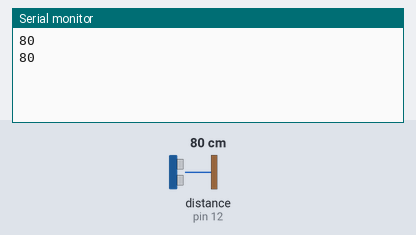
A sketch run on a simulated Arduino Uno, built with avr-gcc and run on an emulated ATmega328P. Shown: the last lines printed to the serial monitor. Wiring (inferred from the names in the program): ultrasonic range finder: trigger pin 13; echo pin 12. The inputs (shaded band) are chosen by the test bench; at power-on: distance to the obstacle (sensor on pin 12) 80 cm. The echo pulse lasts 58.3 µs per cm.

Above: at 5.8 s.
5.9 s: distance to the obstacle (sensor on pin 12) set to 2 cm
At 11.4 s:
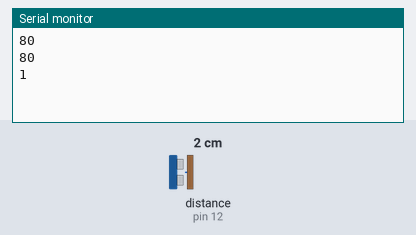
11.9 s: distance to the obstacle (sensor on pin 12) set to 4 cm
At 16.4 s:
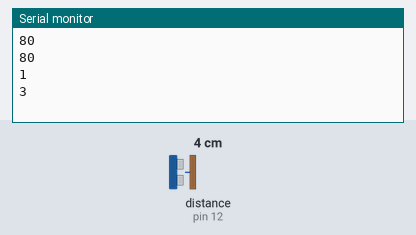
Timing chart, 0 to 17.9 s (numbered marks = the images above; inputs shaded):
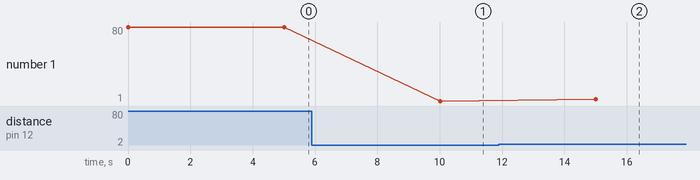

The sketch:

sketch_jun01a.ino
```cpp
#define trigPin 13
#define echoPin 12

void setup()
{
 Serial.begin(9600);
 pinMode(trigPin, OUTPUT);
 pinMode(echoPin, INPUT);
}

void loop()
{
  long duration, distance;

  digitalWrite(trigPin, LOW);
  delayMicroseconds(2);
  digitalWrite(trigPin, HIGH);
  delayMicroseconds(10);
  digitalWrite(trigPin, LOW);

  duration = pulseIn(echoPin, HIGH);
  distance = duration / 29 / 2;

  Serial.println(String(distance));
  delay(5000);
}
```

Measured:
- after the input at 5.9 s, the serial monitor: prints a new line after 4.1 s (image 1)
- after the input at 11.9 s, the serial monitor: prints a new line after 3.1 s (image 2)
- plotted number 1: 80 → 1 after the input at 5.9 s, 1 → 3 after the input at 11.9 s
